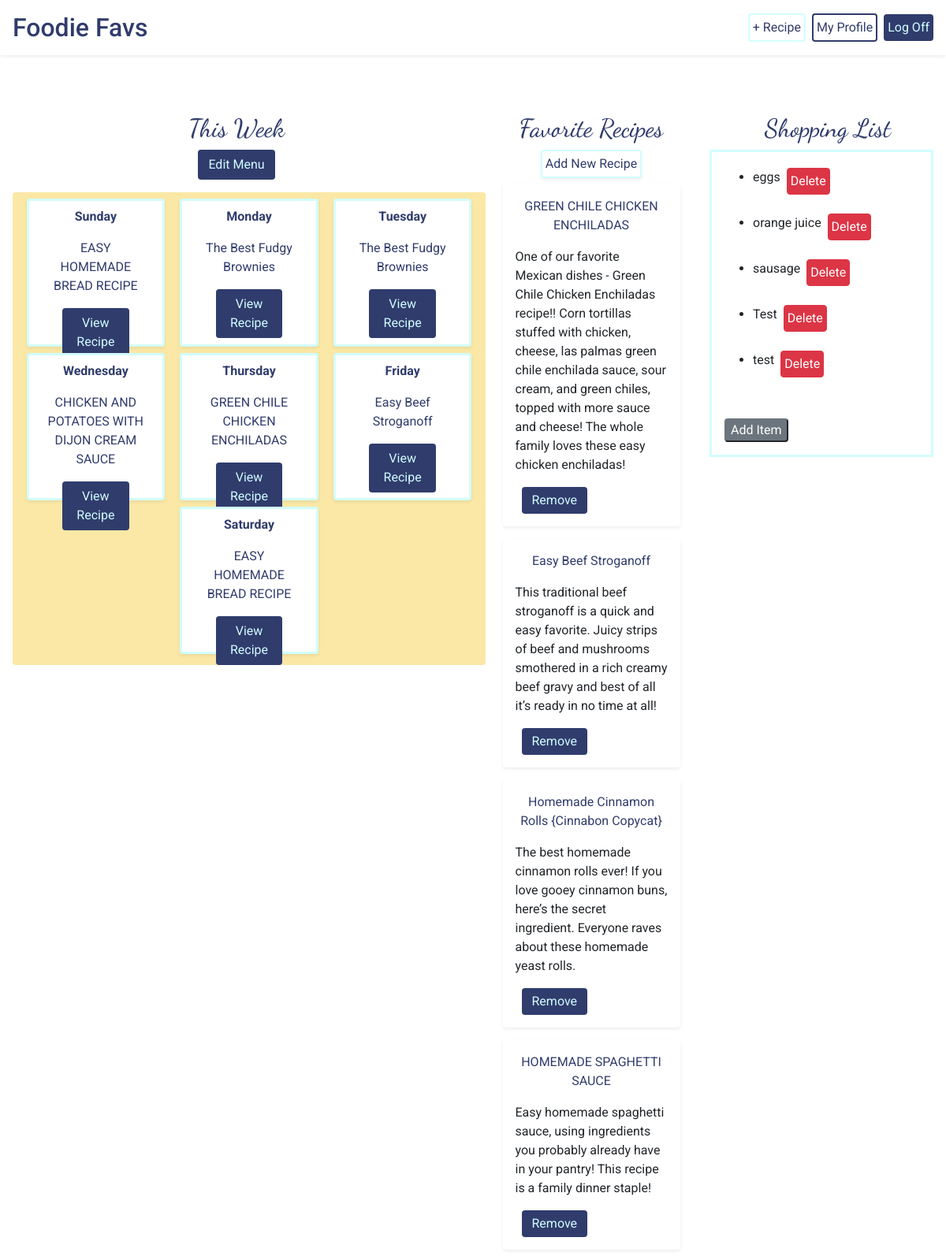
Screenshot of /home/1 (signed in) with the database file from the repository.
### foodie_app/models.py (models this page shows)
class Menu(models.Model):
    sunday = models.ForeignKey(Recipe, related_name="sunday_recipes", on_delete=models.CASCADE)
    monday = models.ForeignKey(Recipe, related_name="monday_recipes", on_delete=models.CASCADE)
    tuesday = models.ForeignKey(Recipe, related_name="tuesday_recipes", on_delete=models.CASCADE)
    wednesday = models.ForeignKey(Recipe, related_name="wednesday_recipes", on_delete=models.CASCADE)
    thursday = models.ForeignKey(Recipe, related_name="thursday_recipes", on_delete=models.CASCADE)
    friday = models.ForeignKey(Recipe, related_name="friday_recipes", on_delete=models.CASCADE)
    saturday = models.ForeignKey(Recipe, related_name="saturday_recipes", on_delete=models.CASCADE)
    created_at = models.DateTimeField(auto_now_add=True)
    updated_at = models.DateTimeField(auto_now=True)

class Recipe(models.Model):
    name = models.CharField(max_length=255)
    desc = models.CharField(max_length=255, default="")
    ingredients = models.TextField(default="")
    steps = models.TextField(default="")
    creator = models.ForeignKey(User, related_name="users", on_delete=models.CASCADE, default=1)
    source = models.CharField(max_length=255, default="")
    users_who_favorite = models.ManyToManyField(User, related_name="favorite_recipes", default=0)
    created_at = models.DateTimeField(auto_now_add=True)
    updated_at = models.DateTimeField(auto_now=True)
    objects = RecipeManager()

class Shopping_List_Item(models.Model):
    item = models.CharField(max_length=255)
    user = models.ForeignKey(User, related_name="list_user", on_delete=models.CASCADE, default=1)
    created_at = models.DateTimeField(auto_now_add=True)
    updated_at = models.DateTimeField(auto_now=True)
    objects = ListManager()

### login/models.py (models this page shows)
class User(models.Model):
    first_name = models.CharField(max_length=255)
    last_name = models.CharField(max_length=255)
    email = models.EmailField()
    password = models.CharField(max_length=255)
    followers = models.ManyToManyField("self", blank=True)
    created_at = models.DateTimeField(auto_now_add=True)
    updated_at = models.DateTimeField(auto_now=True)
    objects = UserManager()

### foodie_app/views.py (the view)
# urls.py: path('<int:user_id>', views.user_profile),
def user_profile(request, user_id):
    if 'userid' in request.session:
        context = {
            "user": User.objects.get(id=request.session['userid']),
            "recipes": Recipe.objects.filter(creator=User.objects.get(id=request.session['userid'])),
            "menu": Menu.objects.last(),
            "shopping_list": Shopping_List_Item.objects.all(),
        }
        return render(request, 'user_profile.html', context)
    return redirect('/login')

### foodie_app/templates/user_profile.html (shortened to what this page needs)
<!DOCTYPE html>
<html lang="en">
<head>
    <link rel="stylesheet" href="https://stackpath.bootstrapcdn.com/bootstrap/4.5.2/css/bootstrap.min.css"
>
    {% load static %}
    <link rel="stylesheet" href="{% static 'css/style.css' %}">
</head>
<body id="body">
    <header id="header" class="bg-white d-flex p-3 align-items-center shadow-sm mt-0">
        <h2 class="pr-5 mb-0"><a href="/home" class="home">Foodie Favs</a></h2>
        <a href="/home/new_recipe" class="new-recipe p-1 rounded ml-auto mr-2">+ Recipe</a>
        <a href="/home/{{user.id}}" class="icon rounded p-1">My Profile</a>
        <a href="/home/log_off" class="btn ml-2 p-1" id="log-off">Log Off</a>
    </header>
    <div class="pt-5"></div>
    <div class="d-flex mt-5 pt-5">
        <div class="w-50">
            <div class="d-flex flex-column">
                <h2 class="heading">This Week</h2>
                <a class="btn view-recipe ml-auto mr-auto" href="/home/edit_menu{{menu.id}}">Edit Menu</a>
            </div>
            <div class="menu w-100 m-3 d-flex flex-column p-1 rounded">
                <div class="day-row d-flex justify-content-around p-1">
                    <div class="day rounded shadow-sm d-flex flex-column">
                        <p class="font-weight-bold pt-2">Sunday</p>
                        <p class="w-75 ml-auto mr-auto">{{menu.sunday.name}}</p>
                        <a href="/home/recipe_{{menu.sunday.id}}" class="btn view-recipe w-50 ml-auto mr-auto">View
                            Recipe</a>
                    </div>
                    <div class="day rounded shadow-sm d-flex flex-column">
                        <p class="font-weight-bold pt-2">Monday</p>
                        <p class="w-75 ml-auto mr-auto">{{menu.monday.name}}</p>
                        <a href="/home/recipe_{{menu.monday.id}}" class="btn view-recipe w-50 ml-auto mr-auto">View
                            Recipe</a>
                    </div>
                    <div class="day rounded shadow-sm d-flex flex-column">
                        <p class="font-weight-bold pt-2">Tuesday</p>
                        <p class="w-75 ml-auto mr-auto">{{menu.monday.name}}</p>
                        <a href="/home/recipe_{{menu.monday.id}}" class="btn view-recipe w-50 ml-auto mr-auto">View
                            Recipe</a>
                    </div>
                </div>
                <div class="day-row d-flex justify-content-around p-1">
                    <div class="day rounded shadow-sm d-flex flex-column">
                        <p class="font-weight-bold pt-2">Wednesday</p>
                        <p class="w-75 ml-auto mr-auto">{{menu.wednesday.name}}</p>
                        <a href="/home/recipe_{{menu.wednesday.id}}" class="btn view-recipe w-50 ml-auto mr-auto">View
                            Recipe</a>
                    </div>
                    <div class="day rounded shadow-sm d-flex flex-column">
                        <p class="font-weight-bold pt-2">Thursday</p>
                        <p class="w-75 ml-auto mr-auto">{{menu.thursday.name}}</p>
                        <a href="/home/recipe_{{menu.thursday.id}}" class="btn view-recipe w-50 ml-auto mr-auto">View
                            Recipe</a>
                    </div>
                    <div class="day rounded shadow-sm d-flex flex-column">
                        <p class="font-weight-bold pt-2">Friday</p>
                        <p class="w-75 ml-auto mr-auto">{{menu.friday.name}}</p>
                        <a href="/home/recipe_{{menu.friday.id}}" class="btn view-recipe w-50 ml-auto mr-auto">View
                            Recipe</a>
                    </div>
                </div>
                <div class="day-row d-flex justify-content-around p-1">
                    <div class="day rounded shadow-sm d-flex flex-column">
                        <p class="font-weight-bold pt-2">Saturday</p>
                        <p class="w-75 ml-auto mr-auto">{{menu.saturday.name}}</p>
                        <a href="/home/recipe_{{menu.saturday.id}}" class="btn view-recipe w-50 ml-auto mr-auto">View
                            Recipe</a>
                    </div>
                </div>
            </div>
        </div>
        <div class="w-25 d-flex flex-column align-items-center">
            <h2 class="heading ">Favorite Recipes</h2>
            <a href="/home/new_recipe" class="new-recipe p-1 rounded shadow-sm bg-white rounded">Add New Recipe</a>
            {% for recipe in user.favorite_recipes.all %}
            <div class="recipe-card rounded shadow-sm w-75 p-3 m-2">
                <p class="text-center"><a id="recipe-text" href="/home/recipe_{{recipe.id}}">{{recipe.name}}</a></p>
                <p>{{recipe.desc}}</p>
                {% for favorite_user in recipe.users_who_favorite.all %}
                <form action="/home/{{user.id}}/remove_favorite_profile" method="POST">
                    <input class="btn favorite ml-2 pt-1 pb-1" type="submit" name="add_fav" value="Remove">
                </form>
                {% endfor %}
            </div>
            {% endfor %}
        </div>
        <div class="w-25">
            <h2 class="heading">Shopping List</h2>
            <div class="shopping-box mr-3">
                <div class="m-1 p-2 rounded" id="shopping-list">
                    <ul>
                        {% for item in shopping_list %}
                        {% if item.user.id == user.id %}
                        <div class="d-flex alin-items-start mb-2">
                            <li class="pt-2">{{item.item}}</li>
                            <form action="/home/{{user.id}}/delete_item" method="POST">
                                <input class="btn btn-danger p-1 m-2" type="submit" name="delete" value="Delete">
                            </form>
                        </div>
                        {% endif %}
                        {% endfor %}
                    </ul>
                </div>
                <button class="rounded btn-secondary m-3" id="addItem">Add Item</button>
            </div>
        </div>
    </div>
</body>
</html>

### foodie_app/static/css/style.css (style rules this page uses)
body { font-family: "Roboto", sans-serif; }
.recipe-card { background-color: white; }
h2, .home { color: #303c6c; }
.icon { border: 2px solid #303c6c; color: #303c6c; }
.menu { background-color: #fbe8a6; height: 600px; }
.heading { font-family: 'Dancing Script', cursive; color: #303c6c; text-align: center; }
.day-row { width: 100%; height: 33%; }
.day { width: 30%; background-color: white; border: 3px solid #d2fdff; }
.day p { text-align: center; color: #303c6c; }
#log-off, .edit-recipe, .favorite, .view-recipe, .save-menu { background-color: #303c6c; color: #d2fdff; }
.new-recipe { border: 2px solid #d2fdff; color: #303c6c; }
#recipe-text { color: #303c6c; }
#header { width: 100%; position: fixed; top: 0; left: 0; width: 100%; }
.shopping-box { border: 3px solid #d2fdff; }

### rows the page displays
Menu: sunday.name "EASY HOMEMADE BREAD RECIPE", monday.name "The Best Fudgy Brownies", wednesday.name "CHICKEN AND POTATOES WITH DIJON CREAM SAUCE", thursday.name "GREEN CHILE CHICKEN ENCHILADAS", friday.name "Easy Beef Stroganoff", saturday.name "EASY HOMEMADE BREAD RECIPE"
Recipe: name "GREEN CHILE CHICKEN ENCHILADAS", desc "One of our favorite Mexican dishes - Green Chile Chicken Enchiladas recipe!! Corn tortillas stuffed with chicken, cheese, las palmas green chile enchilada sauce, sour cream, and green chiles, topped with more sauce and cheese! The whole family loves these easy chicken enchiladas!"
Recipe: name "Easy Beef Stroganoff", desc "This traditional beef stroganoff is a quick and easy favorite. Juicy strips of beef and mushrooms smothered in a rich creamy beef gravy and best of all it’s ready in no time at all!"
Recipe: name "Homemade Cinnamon Rolls {Cinnabon Copycat}", desc "The best homemade cinnamon rolls ever! If you love gooey cinnamon buns, here’s the secret ingredient. Everyone raves about these homemade yeast rolls."
Recipe: name "HOMEMADE SPAGHETTI SAUCE", desc "Easy homemade spaghetti sauce, using ingredients you probably already have in your pantry! This recipe is a family dinner staple!"
Shopping_List_Item: item "eggs"
Shopping_List_Item: item "orange juice"
Shopping_List_Item: item "sausage"
Shopping_List_Item: item "Test"
Shopping_List_Item: item "test"
